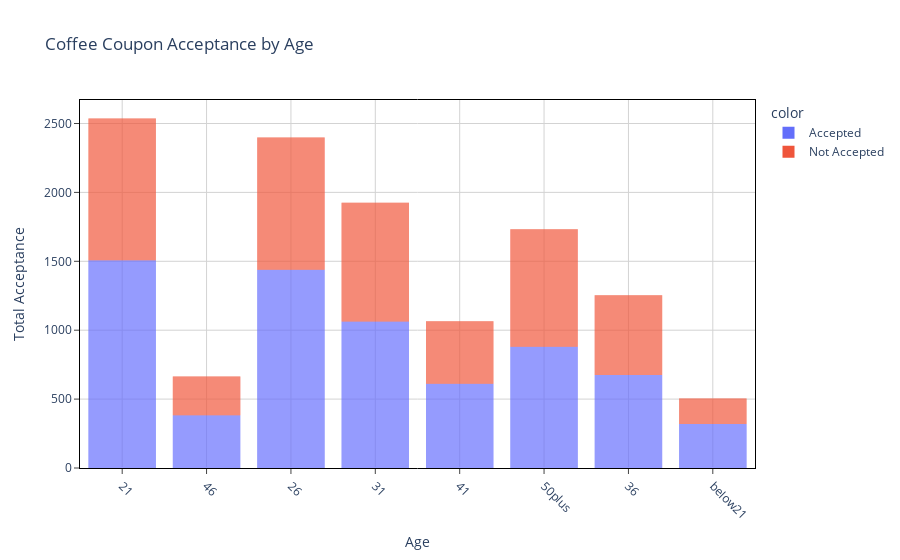

Notebook source saved alongside this figure:
### Markdown cell above
**Inference**
Slight difference between the genders, Males have slightly more accepetance

### Code cell
fig = px.bar(df_coffee_coupons['age'], color=df_coffee_coupons['acceptance'], 
             title = 'Coffee Coupon Acceptance by Age',
            labels={'value':'Age',
                   'count':'Total Acceptance'}
            )

fig.update_layout(
    plot_bgcolor='white'
)

fig.update_xaxes(
    tickangle = 45,
    mirror=True,
    ticks='outside',
    showline=True,
    linecolor='black',
    gridcolor='lightgrey'
)
fig.update_yaxes(
    mirror=True,
    ticks='outside',
    showline=True,
    linecolor='black',
    gridcolor='lightgrey'
)

fig.update_traces(marker_line_width = 0,
                  selector=dict(type="bar"))

fig.update_layout(bargap=0.2,
                  bargroupgap = 0,
                 )

fig.show()

### Figure 1 — Plotly figure (JSON) as saved in the notebook; plotly's stock layout.template omitted (floating-point values rounded to 4 significant figures; data arrays with more than 128 entries replaced by an {"elided": "..."} marker saying what was removed)
{"data": [{"alignmentgroup": "True", "hovertemplate": "color=Accepted<br>Age=%{x}<br>Total Acceptance=%{y}<extra></extra>", "legendgroup": "Accepted", "marker": {"color": "#636efa", "line": {"width": 0}, "pattern": {"shape": ""}}, "name": "Accepted", "offsetgroup": "Accepted", "orientation": "v", "showlegend": true, "textposition": "auto", "type": "bar", "x": {"elided": "6877 str values"}, "xaxis": "x", "y": {"elided": "6877 int values"}, "yaxis": "y"}, {"alignmentgroup": "True", "hovertemplate": "color=Not Accepted<br>Age=%{x}<br>Total Acceptance=%{y}<extra></extra>", "legendgroup": "Not Accepted", "marker": {"color": "#EF553B", "line": {"width": 0}, "pattern": {"shape": ""}}, "name": "Not Accepted", "offsetgroup": "Not Accepted", "orientation": "v", "showlegend": true, "textposition": "auto", "type": "bar", "x": {"elided": "5202 str values"}, "xaxis": "x", "y": {"elided": "5202 int values"}, "yaxis": "y"}], "layout": {"autosize": true, "bargap": 0.2, "bargroupgap": 0, "barmode": "relative", "legend": {"title": {"text": "color"}, "tracegroupgap": 0}, "plot_bgcolor": "white", "title": {"text": "Coffee Coupon Acceptance by Age"}, "xaxis": {"anchor": "y", "autorange": true, "domain": [0, 1], "gridcolor": "lightgrey", "linecolor": "black", "mirror": true, "range": [-0.5, 7.5], "showline": true, "tickangle": 45, "ticks": "outside", "title": {"text": "Age"}, "type": "category"}, "yaxis": {"anchor": "x", "autorange": true, "domain": [0, 1], "gridcolor": "lightgrey", "linecolor": "black", "mirror": true, "range": [0, 2671.0], "showline": true, "ticks": "outside", "title": {"text": "Total Acceptance"}, "type": "linear"}}}
